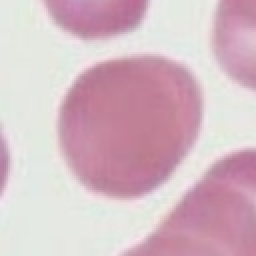
#> input picture ai-backend/yolo_crops/normal/yc_val_09147c1a.jpg, 128 x 128 px (shown 2 times larger)
$ python -i repair_validation_cells.py   (imports and definitions only)   (older library calls are emulated)
#> lines starting #> are read from the running program, lines starting #| are printed output that depends on the picture; after the words box and inside, x2 and y2 are one past the last pixel; in counts of white or black regions, pixels touching at a corner belong together
"""
Step 2b: Validation Cells Quality Repair
Audits every crop in validation_cells/ using objective quality criteria.
Outputs a quality report and rebuilds the clean set.
"""
import json
import os
import shutil
import cv2
import numpy as np
from pathlib import Path
from datetime import datetime, timezone

BASE_DIR = Path("validation_cells")
CLASSES = ["normal", "sickle", "artifact"]

# ── Quality thresholds ──
MIN_SIZE_PX = 20          # minimum width AND height
MAX_SIZE_PX = 200         # maximum width OR height (likely multi-cell or bad crop)
MIN_BLUR_SCORE = 30.0     # Laplacian variance — below = too blurry
MIN_FOREGROUND_RATIO = 0.15  # cell pixels vs background
MAX_EDGE_TOUCH_RATIO = 0.25  # fraction of border pixels that are non-background
MIN_CIRCULARITY = 0.0     # not used as hard reject, but flagged
MAX_ASPECT_RATIO = 4.0    # extremely elongated = likely multi-cell or artifact
MIN_CELL_AREA_RATIO = 0.10   # contour area vs crop area — too small = off-center/partial

def analyze_crop(img_path):
    """Analyze a single crop and return quality metrics + pass/reject."""
#> called with img_path = 'yolo_crops/normal/yc_val_09147c1a.jpg'
    img = cv2.imread(str(img_path))
#> img is the input picture: shape (128, 128, 3); mean B, G, R 195.9, 186.1, 213.1
    if img is None:
        return {"status": "reject", "reason": "unreadable_file", "metrics": {}}

    h, w = img.shape[:2]
#> h = 128; w = 128
    area = h * w
#> area = 16384

    metrics = {"width": w, "height": h, "area": area}
    reasons = []

    # ── Size check ──
    if w < MIN_SIZE_PX or h < MIN_SIZE_PX:
        reasons.append("too_small")
    if w > MAX_SIZE_PX or h > MAX_SIZE_PX:
        reasons.append("too_large")

    # ── Aspect ratio ──
    ar = max(w, h) / max(min(w, h), 1)
#> ar = 1
    metrics["aspect_ratio"] = round(ar, 2)
    if ar > MAX_ASPECT_RATIO:
        reasons.append("extreme_aspect_ratio")

    # ── Blur score ──
    gray = cv2.cvtColor(img, cv2.COLOR_BGR2GRAY)
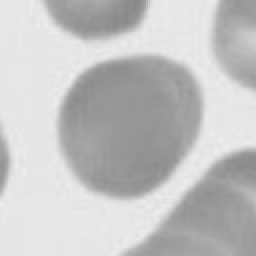
#> gray: shape (128, 128) (shown 2 times larger); min 136, max 238, mean 195.3
    blur = cv2.Laplacian(gray, cv2.CV_64F).var()
#> blur = 13.24
    metrics["blur_score"] = round(blur, 1)
    if blur < MIN_BLUR_SCORE:
        reasons.append("too_blurry")

    # ── Foreground ratio (Otsu threshold) ──
    _, thresh = cv2.threshold(gray, 0, 255, cv2.THRESH_BINARY_INV + cv2.THRESH_OTSU)
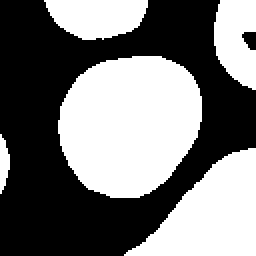
#> thresh: shape (128, 128) (shown 2 times larger); 46.8% white; 5 white regions, box (x1, y1, x2, y2) and area: (29, 28, 101, 99) 4003, (62, 74, 128, 128) 2040, (22, 0, 74, 20) 797, (107, 0, 128, 45) 733, (0, 67, 5, 97) 102
    fg_pixels = np.count_nonzero(thresh)
#> fg_pixels = 7675
    fg_ratio = fg_pixels / area if area > 0 else 0
#> fg_ratio = 0.468
    metrics["foreground_ratio"] = round(fg_ratio, 3)
    if fg_ratio < MIN_FOREGROUND_RATIO:
        reasons.append("background_heavy")

    # ── Edge touching check ──
    # Check if significant foreground touches the border
    border_mask = np.zeros_like(thresh)
    border_mask[0, :] = thresh[0, :]
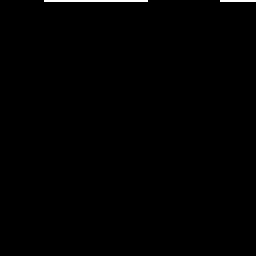
#> border_mask: shape (128, 128) (shown 2 times larger); 0.43% white in thin lines or dots, all inside (x1, y1, x2, y2) = (22, 0, 128, 1)
    border_mask[-1, :] = thresh[-1, :]
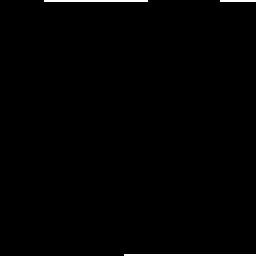
#> border_mask: shape (128, 128) (shown 2 times larger); 0.83% white in thin lines or dots, all inside (x1, y1, x2, y2) = (22, 0, 128, 128)
    border_mask[:, 0] = thresh[:, 0]
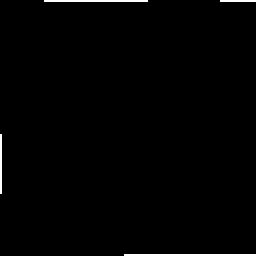
#> border_mask: shape (128, 128) (shown 2 times larger); 1% white in thin lines or dots
    border_mask[:, -1] = thresh[:, -1]
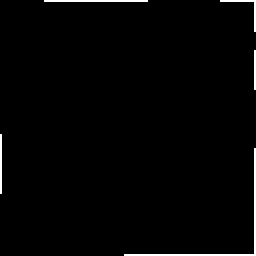
#> border_mask: shape (128, 128) (shown 2 times larger); 1.6% white in thin lines or dots
    border_fg = np.count_nonzero(border_mask)
#> border_fg = 254
    perimeter = 2 * (w + h)
#> perimeter = 512
    edge_ratio = border_fg / perimeter if perimeter > 0 else 0
#> edge_ratio = 0.496
    metrics["edge_touch_ratio"] = round(edge_ratio, 3)
    if edge_ratio > MAX_EDGE_TOUCH_RATIO:
        reasons.append("edge_touching")

    # ── Centering check (centroid distance from center) ──
    contours, _ = cv2.findContours(thresh, cv2.RETR_EXTERNAL, cv2.CHAIN_APPROX_SIMPLE)
#> contours = 5 contours; box (x1, y1, x2, y2) and area: (29, 28, 101, 99) 3900, (62, 74, 128, 128) 1944, (22, 0, 74, 20) 738, (107, 0, 128, 45) 674, (0, 67, 5, 97) 72
    if contours:
        largest = max(contours, key=cv2.contourArea)
#> largest = contour of 100 points, box (x1, y1, x2, y2) (29, 28, 101, 99), area 3900
        contour_area = cv2.contourArea(largest)
#> contour_area = 3900.5
        cell_area_ratio = contour_area / area if area > 0 else 0
#> cell_area_ratio = 0.238
        metrics["cell_area_ratio"] = round(cell_area_ratio, 3)

        if cell_area_ratio < MIN_CELL_AREA_RATIO:
            reasons.append("partial_or_offcenter")

        M = cv2.moments(largest)
#> M = moments, m00 3900.5, centre m10/m00, m01/m00 = (64.39, 61.69)
        if M["m00"] > 0:
            cx = M["m10"] / M["m00"]
#> cx = 64.39
            cy = M["m01"] / M["m00"]
#> cy = 61.69
            center_dist = np.sqrt((cx - w/2)**2 + (cy - h/2)**2)
#> center_dist = 2.34
            max_dist = np.sqrt((w/2)**2 + (h/2)**2)
#> max_dist = 90.51
            centrality = center_dist / max_dist if max_dist > 0 else 0
#> centrality = 0.0258
            metrics["centrality"] = round(centrality, 3)
            if centrality > 0.45:
                reasons.append("off_center")

        # ── Multi-cell check (multiple large contours) ──
        large_contours = [c for c in contours if cv2.contourArea(c) > area * 0.1]
#> large_contours = 2 contours; box (x1, y1, x2, y2) and area: (29, 28, 101, 99) 3900, (62, 74, 128, 128) 1944
        metrics["num_large_contours"] = len(large_contours)
        if len(large_contours) > 2:
            reasons.append("multi_cell")
    else:
        metrics["cell_area_ratio"] = 0
        metrics["centrality"] = 1.0
        metrics["num_large_contours"] = 0
        reasons.append("no_cell_detected")

    status = "reject" if reasons else "pass"
    return {
        "status": status,
        "reason": "|".join(reasons) if reasons else "clean",
        "metrics": metrics,
    }


# [187 lines left out: function main, not called in this run]


# [2 lines not run here, left out]

>>> result = analyze_crop('yolo_crops/normal/yc_val_09147c1a.jpg')
#> result = 3 items

$ run again, on ai-backend/yolo_crops/normal/yc_val_384cd6e1.jpg
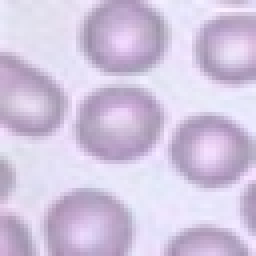
#> input picture ai-backend/yolo_crops/normal/yc_val_384cd6e1.jpg, 64 x 64 px (shown 4 times larger)
#> in analyze_crop, img is the input picture: shape (64, 64, 3); mean B, G, R 223.6, 197.3, 209.6
#> blur = 166.4
#> in analyze_crop, `_, thresh = cv2.threshold(gray, 0, 255, cv2.THRESH_BINARY_INV + cv2.TH..`:
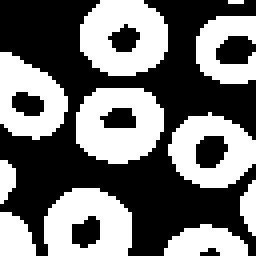
#> thresh: shape (64, 64) (shown 4 times larger); 44.7% white; 11 white regions (1 under 20 px), largest, box (x1, y1, x2, y2) and area: (20, 0, 42, 19) 307, (19, 22, 41, 41) 307, (11, 47, 33, 64) 280
#> fg_pixels = 1830
#> fg_ratio = 0.447
#> in analyze_crop, `border_mask[:, -1] = thresh[:, -1]`:
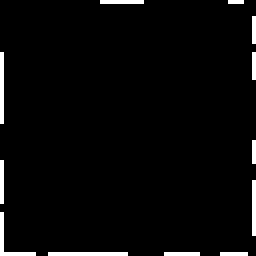
#> border_mask: shape (64, 64) (shown 4 times larger); 3.2% white in thin lines or dots
#> border_fg = 133
#> edge_ratio = 0.52
#> contours = 11 contours, 1 with area under 20; largest, box (x1, y1, x2, y2) and area: (20, 0, 42, 19) 313, (19, 22, 41, 41) 312, (11, 47, 33, 64) 291, (42, 28, 64, 47) 280, (0, 13, 17, 35) 244
#> largest = contour of 25 points, box (x1, y1, x2, y2) (20, 0, 42, 19), area 313
#> contour_area = 313
#> cell_area_ratio = 0.0764
#> M = moments, m00 313, centre m10/m00, m01/m00 = (30.5, 8.83)
#> cx = 30.5
#> cy = 8.83
#> center_dist = 23.22
#> centrality = 0.513
#> large_contours = []
#> result = 3 items
